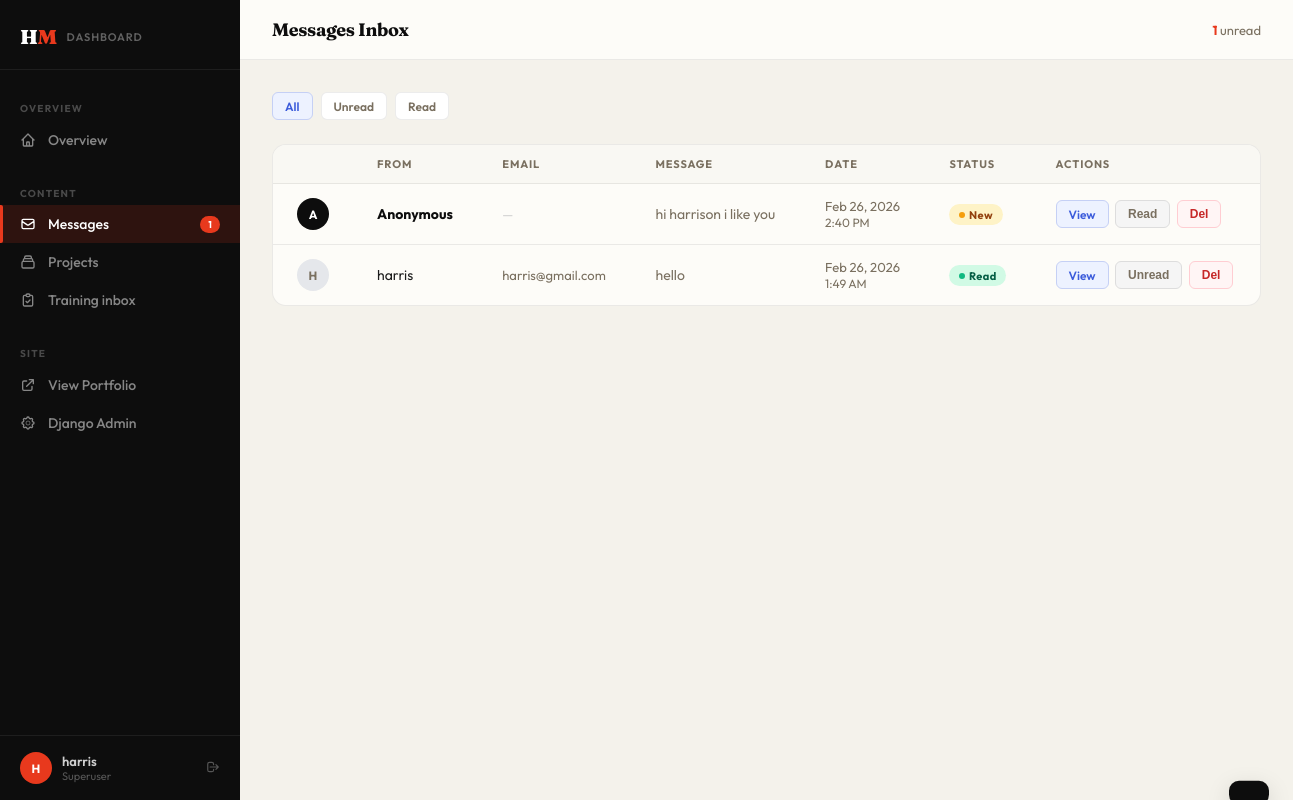
The page /dashboard/inbox/ (signed in) on the database its author committed.
### harrison/models.py (models this page shows, shortened)
class ContactMessage(models.Model):
    sender = models.ForeignKey(User, on_delete=models.SET_NULL, null=True, blank=True, related_name='sent_messages')
    email = models.EmailField(blank=True, null=True)
    name = models.CharField(max_length=100, blank=True)
    message = models.TextField()
    sent_at = models.DateTimeField(auto_now_add=True)
    is_read = models.BooleanField(default=False)
    class Meta:
        ordering = ['-sent_at']
    @property
    def display_name(self):
        if self.sender:
            return self.sender.get_full_name() or self.sender.username
        return self.name or 'Anonymous'
    @property
    def display_email(self):
        if self.sender:
            return self.sender.email
        return self.email or 'No email provided'

### harrison/views.py (the view)
    def wrapper(request, *args, **kwargs):
        if not request.user.is_authenticated:
            return redirect(f'/login/?next={request.path}')
        if not request.user.is_superuser:
            return redirect('home')
        return view_func(request, *args, **kwargs)

### harrison/context_processors.py (called while the page is built)
def agent(request):
    return {
        "AGENT_CHAT_URL": getattr(
            settings,
            "AGENT_CHAT_URL",
            "https://supervisors-moral-dive-program.trycloudflare.com/chat",
        ),
    }

### harrison/views.py (called while the page is built)
def superuser_required(view_func):
    def wrapper(request, *args, **kwargs):
        if not request.user.is_authenticated:
            return redirect(f'/login/?next={request.path}')
        if not request.user.is_superuser:
            return redirect('home')
        return view_func(request, *args, **kwargs)
    wrapper.__name__ = view_func.__name__
    return wrapper

@superuser_required
def inbox(request):
    filter_type = request.GET.get('filter', 'all')
    qs = ContactMessage.objects.all()
    if filter_type == 'unread':
        qs = qs.filter(is_read=False)
    elif filter_type == 'read':
        qs = qs.filter(is_read=True)
    unread_count = ContactMessage.objects.filter(is_read=False).count()
    return render(request, 'harrison/inbox.html', {
        'messages_list': qs,
        'filter_type': filter_type,
        'unread_count': unread_count,
    })

### harrison/templates/harrison/inbox.html (shortened to what this page needs)
{% extends 'harrison/dashboard_base.html' %}
{% block topbar_title %}Messages Inbox{% endblock %}
{% block nav_inbox %}active{% endblock %}
{% block topbar_actions %}
  <span style="font-size:0.8125rem;color:var(--dash-muted);">
    {% if unread_count %}
      <strong style="color:var(--dash-accent);">{{ unread_count }}</strong> unread
    {% else %}
      All caught up ✓
    {% endif %}
  </span>
{% endblock %}
{% block content %}
  <div style="display:flex;gap:0.5rem;margin-bottom:1.5rem;">
    <a href="?filter=all" class="action-btn {% if filter_type == 'all' %}action-btn-view{% endif %}"
       style="{% if filter_type != 'all' %}background:white;color:var(--dash-muted);border-color:var(--dash-border);{% endif %}">
      All
    </a>
    <a href="?filter=unread" class="action-btn {% if filter_type == 'unread' %}action-btn-view{% endif %}"
       style="{% if filter_type != 'unread' %}background:white;color:var(--dash-muted);border-color:var(--dash-border);{% endif %}">
      Unread
    </a>
    <a href="?filter=read" class="action-btn {% if filter_type == 'read' %}action-btn-view{% endif %}"
       style="{% if filter_type != 'read' %}background:white;color:var(--dash-muted);border-color:var(--dash-border);{% endif %}">
      Read
    </a>
  </div>
  <div class="dash-table-wrap">
    {% if messages_list %}
    <table>
      <thead>
        <tr>
          <th style="width:2.5rem;"></th>
          <th>From</th>
          <th>Email</th>
          <th>Message</th>
          <th>Date</th>
          <th>Status</th>
          <th>Actions</th>
        </tr>
      </thead>
      <tbody>
        {% for msg in messages_list %}
        <tr style="cursor:pointer;" id="msg-row-{{ msg.id }}">
          <td onclick="window.location='{% url 'message_detail' msg.id %}'">
            <div style="width:2rem;height:2rem;border-radius:50%;background:{% if msg.is_read %}#e5e7eb{% else %}var(--dash-ink){% endif %};color:{% if msg.is_read %}var(--dash-muted){% else %}white{% endif %};display:flex;align-items:center;justify-content:center;font-size:0.75rem;font-weight:700;">
              {{ msg.display_name|first|upper }}
            </div>
          </td>
          <td onclick="window.location='{% url 'message_detail' msg.id %}'" style="{% if not msg.is_read %}font-weight:700;color:var(--dash-ink);{% endif %}">
            {{ msg.display_name }}
          </td>
          <td onclick="window.location='{% url 'message_detail' msg.id %}'" style="font-size:0.8125rem;color:var(--dash-muted);">
            {% if msg.display_email != 'No email provided' %}
              {{ msg.display_email }}
            {% else %}
              <span style="color:#ccc;">—</span>
            {% endif %}
          </td>
          <td onclick="window.location='{% url 'message_detail' msg.id %}'" style="max-width:260px;overflow:hidden;text-overflow:ellipsis;white-space:nowrap;color:var(--dash-muted);font-size:0.875rem;">
            {{ msg.message|truncatechars:80 }}
          </td>
          <td onclick="window.location='{% url 'message_detail' msg.id %}'" style="font-size:0.8125rem;color:var(--dash-muted);white-space:nowrap;">
            {{ msg.sent_at|date:"M d, Y" }}<br>
            <span style="font-size:0.75rem;">{{ msg.sent_at|time:"g:i A" }}</span>
          </td>
          <td onclick="window.location='{% url 'message_detail' msg.id %}'">
            {% if msg.is_read %}
            <span class="badge badge-read" id="status-badge-{{ msg.id }}"><span class="badge-dot"></span>Read</span>
            {% else %}
            <span class="badge badge-new" id="status-badge-{{ msg.id }}"><span class="badge-dot"></span>New</span>
            {% endif %}
          </td>
          <td>
            <div style="display:flex;gap:0.4rem;">
              <a href="{% url 'message_detail' msg.id %}" class="action-btn action-btn-view">View</a>
              <button class="action-btn"
                      id="toggle-btn-{{ msg.id }}"
                      style="background:#f5f5f5;color:var(--dash-muted);border-color:#ddd;"
                      onclick="toggleRead({{ msg.id }})"
                      title="Toggle read status">
                {% if msg.is_read %}Unread{% else %}Read{% endif %}
              </button>
              <button class="action-btn action-btn-delete" onclick="confirmDelete({{ msg.id }}, '{{ msg.display_name|escapejs }}')">Del</button>
            </div>
          </td>
        </tr>
        {% endfor %}
      </tbody>
    </table>
    {% endif %}
  </div>
{% endblock %}

### harrison/templates/harrison/dashboard_base.html (shortened to what this page needs)
<!DOCTYPE html>
<html lang="en">
<head>
  {% load static %}
  <link rel="stylesheet" href="{% static 'harrison/css/style.css' %}">
</head>
<body>
  <aside class="dash-sidebar" id="dashSidebar">
    <a href="{% url 'dashboard' %}" class="sidebar-logo">
      <div class="sidebar-logo-mark">H<span>M</span></div>
      <div class="sidebar-logo-label">Dashboard</div>
    </a>
    <nav class="sidebar-nav">
      <div class="sidebar-section-label">Overview</div>
      <a href="{% url 'dashboard' %}" class="sidebar-link {% block nav_dashboard %}{% endblock %}">
        <svg fill="none" stroke="currentColor" viewBox="0 0 24 24"><path stroke-linecap="round" stroke-linejoin="round" stroke-width="2" d="M3 12l2-2m0 0l7-7 7 7M5 10v10a1 1 0 001 1h3m10-11l2 2m-2-2v10a1 1 0 01-1 1h-3m-6 0a1 1 0 001-1v-4a1 1 0 011-1h2a1 1 0 011 1v4a1 1 0 001 1m-6 0h6"/></svg>
        Overview
      </a>
      <div class="sidebar-section-label" style="margin-top:1rem;">Content</div>
      <a href="{% url 'inbox' %}" class="sidebar-link {% block nav_inbox %}{% endblock %}">
        <svg fill="none" stroke="currentColor" viewBox="0 0 24 24"><path stroke-linecap="round" stroke-linejoin="round" stroke-width="2" d="M3 8l7.89 5.26a2 2 0 002.22 0L21 8M5 19h14a2 2 0 002-2V7a2 2 0 00-2-2H5a2 2 0 00-2 2v10a2 2 0 002 2z"/></svg>
        Messages
        {% if unread_count %}
        <span class="sidebar-badge">{{ unread_count }}</span>
        {% endif %}
      </a>
      <a href="{% url 'project_list' %}" class="sidebar-link {% block nav_projects %}{% endblock %}">
        <svg fill="none" stroke="currentColor" viewBox="0 0 24 24"><path stroke-linecap="round" stroke-linejoin="round" stroke-width="2" d="M19 11H5m14 0a2 2 0 012 2v6a2 2 0 01-2 2H5a2 2 0 01-2-2v-6a2 2 0 012-2m14 0V9a2 2 0 00-2-2M5 11V9a2 2 0 012-2m0 0V5a2 2 0 012-2h6a2 2 0 012 2v2M7 7h10"/></svg>
        Projects
      </a>
      {% if request.user.is_superuser %}
      <a href="{% url 'training_inbox' %}" class="sidebar-link {% block nav_training %}{% endblock %}">
        <svg fill="none" stroke="currentColor" viewBox="0 0 24 24"><path stroke-linecap="round" stroke-linejoin="round" stroke-width="2" d="M9 5H7a2 2 0 00-2 2v12a2 2 0 002 2h10a2 2 0 002-2V7a2 2 0 00-2-2h-2M9 5a2 2 0 002 2h2a2 2 0 002-2M9 5a2 2 0 012-2h2a2 2 0 012 2m-6 9l2 2 4-4"/></svg>
        Training inbox
      </a>
      {% endif %}
      <div class="sidebar-section-label" style="margin-top:1rem;">Site</div>
      <a href="{% url 'home' %}" class="sidebar-link" target="_blank">
        <svg fill="none" stroke="currentColor" viewBox="0 0 24 24"><path stroke-linecap="round" stroke-linejoin="round" stroke-width="2" d="M10 6H6a2 2 0 00-2 2v10a2 2 0 002 2h10a2 2 0 002-2v-4M14 4h6m0 0v6m0-6L10 14"/></svg>
        View Portfolio
      </a>
      <a href="/admin/" class="sidebar-link">
        Django Admin
      </a>
    </nav>
    <div class="sidebar-footer">
      <div class="sidebar-user">
        <div class="sidebar-avatar">{{ request.user.username|first|upper }}</div>
        <div>
          <div class="sidebar-username">{{ request.user.get_full_name|default:request.user.username }}</div>
          <div class="sidebar-role">Superuser</div>
        </div>
        <a href="{% url 'logout' %}" class="sidebar-logout" title="Logout">
          <svg fill="none" stroke="currentColor" viewBox="0 0 24 24"><path stroke-linecap="round" stroke-linejoin="round" stroke-width="2" d="M17 16l4-4m0 0l-4-4m4 4H7m6 4v1a3 3 0 01-3 3H6a3 3 0 01-3-3V7a3 3 0 013-3h4a3 3 0 013 3v1"/></svg>
        </a>
      </div>
    </div>
  </aside>
  <div class="dash-main">
    <header class="dash-topbar">
      <div class="topbar-title">{% block topbar_title %}Dashboard{% endblock %}</div>
      <div class="topbar-actions">
        {% block topbar_actions %}{% endblock %}
      </div>
    </header>
    <main class="dash-body">
      {% block content %}{% endblock %}
    </main>
  </div>
  <div class="dash-toast" id="dashToast"></div>
</body>
</html>

### harrison/static/harrison/css/style.css (style rules this page uses)
:root { --milk: #F7F6F3; --milk-deep: #EFEDE8; --foam: #FFFFFF; --milk-border: #DED9D2; --ink: #141218; --ink-soft: #2C2830; --ink-muted: #5E5864; --ink-faint: #7A7380; --night: #141218; --night-text: #F7F6F3; --cream: var(--milk); --cream-alt: var(--milk-deep); --cream-border: var(--milk-border); --shadow-soft: 0 12px 40px rgba(20, 18, 24, 0.07); --shadow-lift: 0 20px 50px rgba(20, 18, 24, 0.12); --accent: #C8102E; --accent-2: #9E0C24; --accent-light: rgba(200, 16, 46, 0.1); --accent-glow: rgba(200, 16, 46, 0.22); --motion-fast: 180ms; --motion-base: 280ms; --ease-out: cubic-bezier(0.22, 1, 0.36, 1); --font-display: "Newsreader", "Iowan Old Style", Palatino, serif; --font-body: "Source Sans 3", "Segoe UI", sans-serif; --font-mono: 'IBM Plex Mono', ui-monospace, SFMono-Regular, Menlo, Consolas, monospace; --section-py: 7rem; --radius-card: 0.75rem; --radius-sm: 0.4rem; }
*, *::before, *::after { box-sizing: border-box; margin: 0; padding: 0; }
html { scroll-behavior: smooth; }
body { font-family: var(--font-body); background: var(--milk); color: var(--ink); overflow-x: hidden; -webkit-font-smoothing: antialiased; }
body { background: var(--milk); }

### rows shown on the page
ContactMessage: display_name|first "A", display_name "Anonymous", message "hi harrison i like you", sent_at "Feb 26, 2026", sent_at "2:40 PM", is_read "Read"
ContactMessage: display_name|first "H", display_name "harris", display_email "harris@gmail.com", message "hello", sent_at "Feb 26, 2026", sent_at "1:49 AM", is_read "Unread"

### other values the page prints
{{ unread_count }} "1"
{{ request.user.username|first|upper }} "H"
{{ request.user.get_full_name|default:request.user.username }} "harris"
